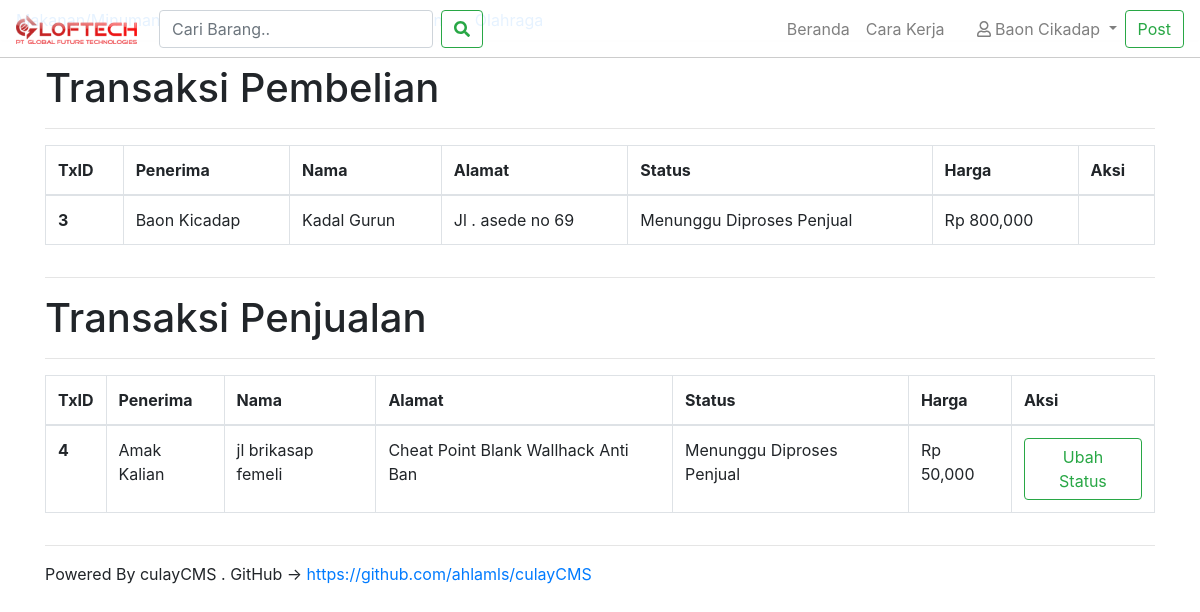
/trx.php (signed in), run on an earlier commit of the app's database.
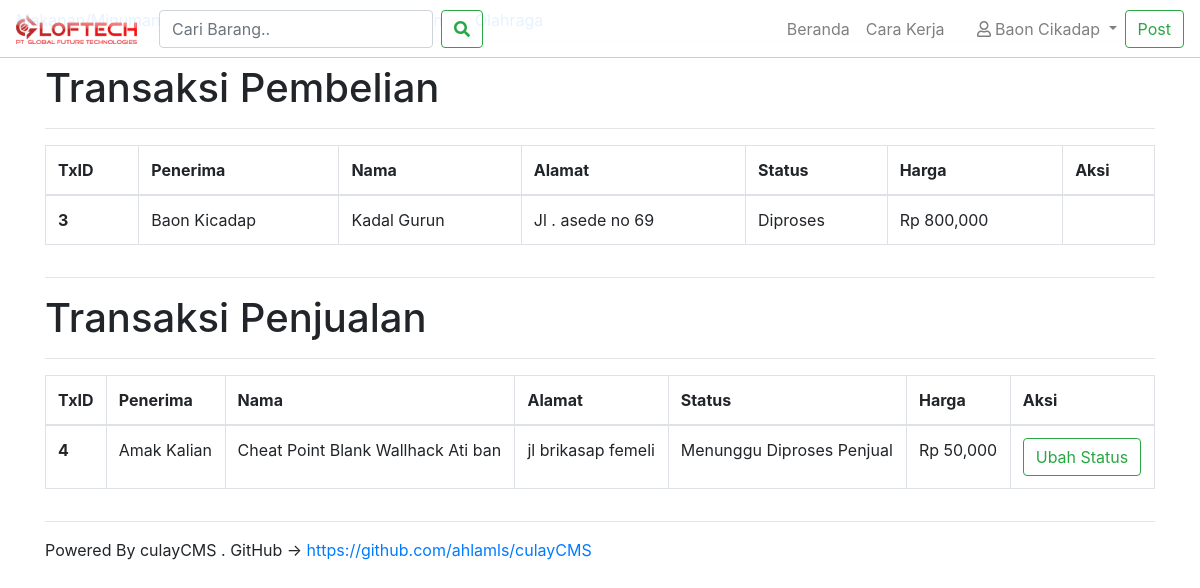
And on a later commit of the database.
### tables this page shows
CREATE TABLE `transaksi` (
  `id` int(11) NOT NULL,
  `penerima` text NOT NULL,
  `nama` text NOT NULL,
  `alamat` text NOT NULL,
  `produk_id` int(11) NOT NULL,
  `penjual_id` int(11) NOT NULL,
  `pembeli_id` int(11) NOT NULL,
  `status` text NOT NULL,
  `harga` int(11) NOT NULL
);

### session.php (called while the page is built, shortened)
<?php
if(!isset($_SESSION['uid'])){
  $login=FALSE;
}else {
  $uid = $_SESSION['uid'];
}
 ?>

### trx.php (the view, shortened to what this page needs)
<?php
require_once "modular/header.php";
$txlist = "";
$txlist2 = "";
$sql = "SELECT * FROM transaksi  WHERE `pembeli_id` = $uid";
$result = $conn->query($sql);
if ($result->num_rows > 0) {
    while($row = $result->fetch_assoc()) {
      $aidi = $row['id'];
      $penerima = $row['penerima'];
        $nama = $row['nama'];
      $alamat = $row['alamat'];
      $status = $row['status'];
      $harga = number_format($row['harga']);
      $txlist .="<tr>
        <th scope='row'>$aidi</th>
        <td>$penerima</td>
          <td>$nama</td>
        <td>$alamat</td>
        <td>$status</td>
        <td>Rp $harga</td>
        <td></td>
      </tr>";
    }
} else {
    $txlist = "Tidak Ada Transaksi";
}
$sql = "SELECT * FROM transaksi  WHERE `penjual_id` = $uid";
$result = $conn->query($sql);
if ($result->num_rows > 0) {
    while($row = $result->fetch_assoc()) {
      $aidi = $row['id'];
      $penerima = $row['penerima'];
        $nama = $row['nama'];
      $alamat = $row['alamat'];
      $status = $row['status'];
      $harga = number_format($row['harga']);
      $txlist2 .="<tr>
        <th scope='row'>$aidi</th>
        <td>$penerima</td>
          <td>$nama</td>
        <td>$alamat</td>
        <td>$status</td>
        <td>Rp $harga</td>
        <td><a href='ubahstatus.php?id=$aidi'><button class='btn btn-outline-success'>Ubah Status</button></td>
      </tr>";
    }
} else {
    $txlist2 = "Tidak Ada Transaksi";
}
?>
<body class="bg-light">
<?php require_once "modular/navbar.php"?>
<main role="main" class="container">
<br>
  <h1 class="d-none d-lg-block d-md-block">Transaksi Pembelian</h1>
  <hr>
  <div class="table-responsive">
    <table class="table table-bordered">
      <thead>
        <tr>
          <th scope="col">TxID</th>
          <th scope="col">Penerima</th>
            <th scope="col">Nama</th>
          <th scope="col">Alamat</th>
          <th scope="col">Status</th>
          <th scope="col">Harga</th>
          <th scope="col">Aksi</th>
        </tr>
      </thead>
      <tbody>
      <?php echo $txlist ?>
      </tbody>
    </table>
  </div>
<hr>
<h1 class="d-none d-lg-block d-md-block">Transaksi Penjualan</h1>
<hr>
<div class="table-responsive">
  <table class="table table-bordered">
    <thead>
      <tr>
        <th scope="col">TxID</th>
        <th scope="col">Penerima</th>
          <th scope="col">Nama</th>
        <th scope="col">Alamat</th>
        <th scope="col">Status</th>
        <th scope="col">Harga</th>
        <th scope="col">Aksi</th>
      </tr>
    </thead>
    <tbody>
    <?php echo $txlist2 ?>
    </tbody>
  </table>
</div>
<hr>
Powered By culayCMS . GitHub -> <a href="https://github.com/ahlamls/culayCMS">https://github.com/ahlamls/culayCMS</a>
</main>
<?php
require_once "modular/footer.php" ?>

What changed in the data, as far as the page shows it:
changed transaksi "Baon Kicadap": status "Menunggu Diproses Penjual" → "Diproses"
changed transaksi "Amak Kalian": nama "jl brikasap femeli" → "Cheat Point Blank Wallhack Ati ban"; alamat "Cheat Point Blank Wallhack Anti Ban" → "jl brikasap femeli"
